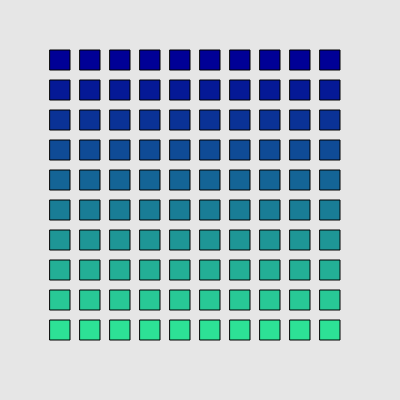
Frame 1 (no input)
Frame 60 (no input): identical to frame 1, image omitted
Frame 120 (the mouse pressed at the canvas centre since frame 60): identical to frame 1, image omitted

The p5.js sketch that drew this single still picture (run headless with seeded random() and noise() and a simulated clock; from frame 60 on, the mouse is pressed at the canvas centre):

// p5.js sketch
// ── sketch.js

var orgX;
var orgY;
var w;
var h;
var grey;
var transparency;
var red, green, blue;

function setup(){
	createCanvas(400,400);
	orgX = 100;
	orgY = 100;
	w = 20;
	h = 20;
	// colors
	grey = 0;
	transparency = 255;
	red = 0;
	green = 0;
	blue = 0;
}

function draw(){
	background(230);

	// Reset origin of columns
	orgY = 50;

	// Resetting color values
	grey = 0;
	red = 0;
	green = 0;
	blue = 150;

	// Reset counter of repetitive structure
	var counterY = 0

	while(counterY < 10){
		
		// Reset origin of rows
		orgX = 50;

		// Reset counter of repetitive structure
		var counterX = 0 ;

		while(counterX < 10){
			// Draw rectangle with current coordinates orgX, orgY
			drawRectangle();
			// Increase X coordinate for each rectangle
			orgX = orgX + 30;
			// Increase counterY
			counterX = counterX + 1;
		}

		// Increase Y coordinate for each rectangle
		orgY = orgY + 30;
		// Increase counterY
		counterY = counterY + 1;
		// Modify colors
		grey = grey + 25;
		red = red + 5;
		green = green + 25;
	}
}


function drawRectangle(){

	var isOver = false;

  	// Evaluate mouse Over
  	var overX = mouseX > orgX && mouseX < orgX + w;
  	var overY = mouseY > orgY && mouseY < orgY + h;

	// Determine if the mouse is over the rectangle
  	if ( overX && overY ){
		isOver = true;

	} else {
		isOver = false;
	}

  	if (isOver == true){
  		var colorValues = red + "," + green + "," + blue;
  		fill(80);
  		text(colorValues, mouseX-25, mouseY);
  		// Over color
		fill(250,0,0,100);
  	} else {
		// NO over color
		fill(red, green, blue);
	}

	  	// Draw rectangle
  	rect (orgX, orgY,w,h);
}














// ── colorPaletteSolution.js

var orgX;
var orgY;
var w;
var h;
var red, green, blue;

function setup(){
	createCanvas(500,500);
	w = 25;
	h = 25;
	// colors
	red = 0;
	green = 0;
	blue = 0;
}

function draw(){
	background(230);

	// Reset origin of columns
	orgY = 10;

	// Resetting color values
	red = 255;
	green = 0;
	blue = 0;

	// Reset counter of repetitive structure
	var counterY = 0

	while(counterY < 16){
		
		// Reset origin of rows
		orgX = 10;

		// Reset counter of repetitive structure
		var counterX = 0 ;

		while(counterX < 16){

			// Draw rectangle with current coordinates orgX, orgY
			drawRectangle();
			// Increase X coordinate for each rectangle
			orgX = orgX + 30;
			// Increase counterY
			counterX = counterX + 1;
			// Modify colors
			green = green + 1;
		}
		

		// Increase Y coordinate for each rectangle
		orgY = orgY + 30;
		// Increase counterY
		counterY = counterY + 1;
		// Modify colors
		blue = blue + 5;
	}
}


function drawRectangle(){

	var isOver = false;

  	// Evaluate mouse Over
  	var overX = mouseX > orgX && mouseX < orgX + w;
  	var overY = mouseY > orgY && mouseY < orgY + h;

	// Determine if the mouse is over the rectangle
  	if ( overX && overY ){
		isOver = true;

	} else {
		isOver = false;
	}

  	if (isOver == true){
  		var colorValues = red + "," + green + "," + blue;
  		fill(80);
  		text(colorValues, mouseX-25, mouseY);
  		// Over color
		fill(250,0,0,100);
  	} else {
		// NO over color
		fill(red, green, blue);
	}

	  	// Draw rectangle
  	rect (orgX, orgY,w,h);
}
